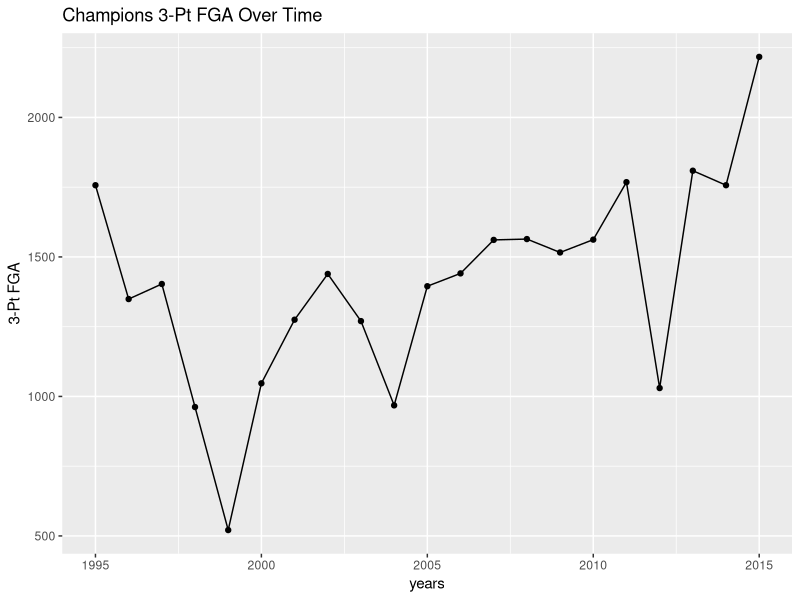
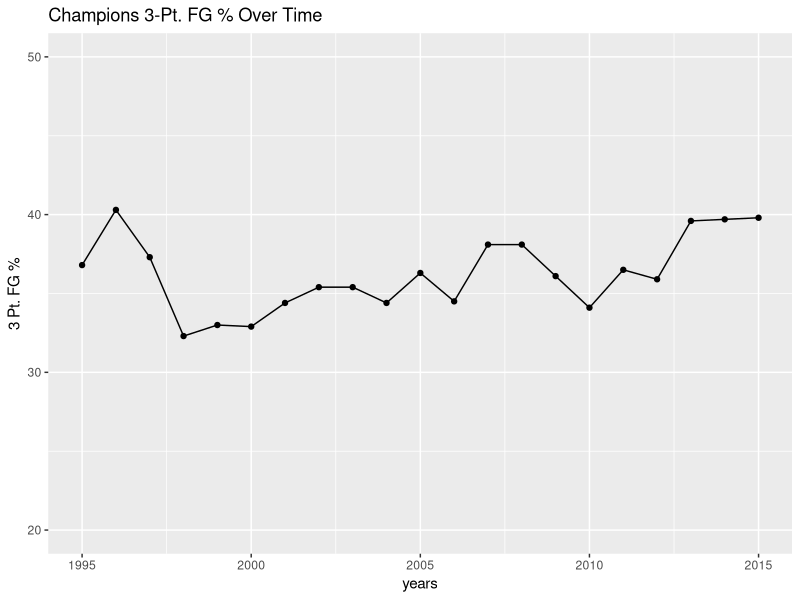
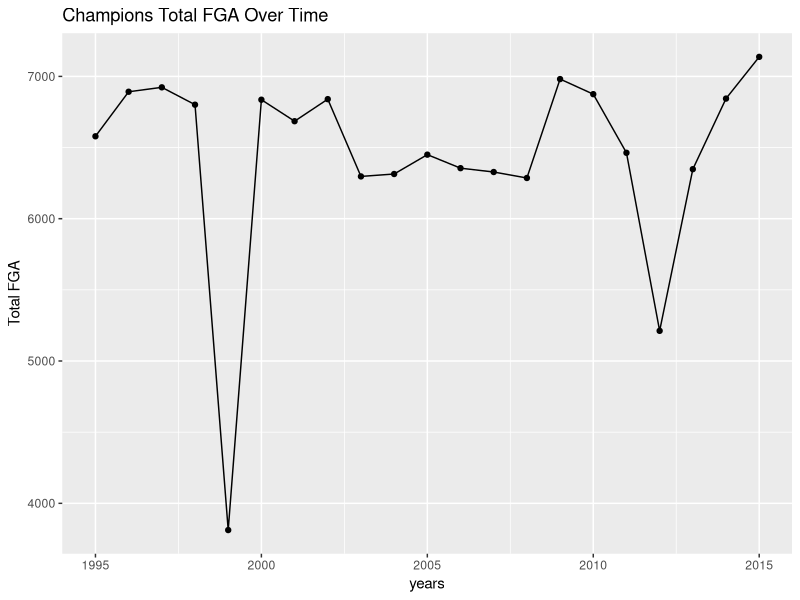
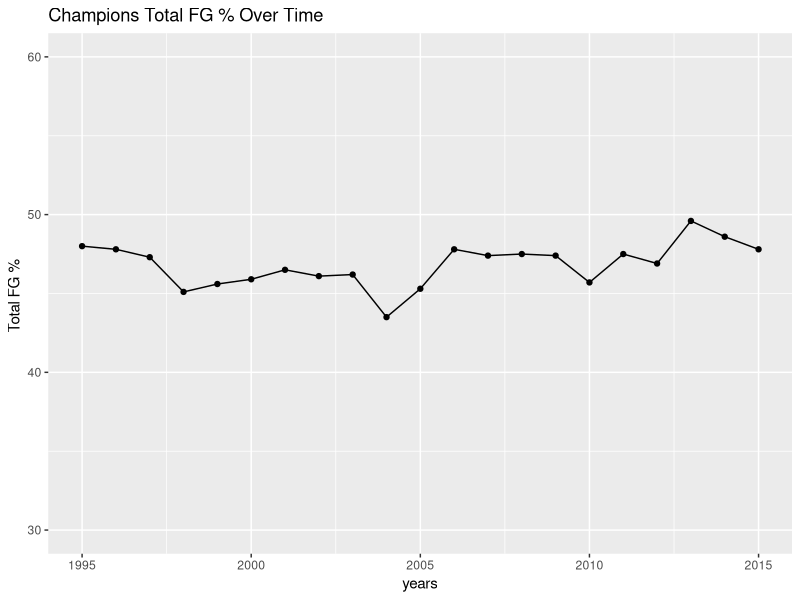
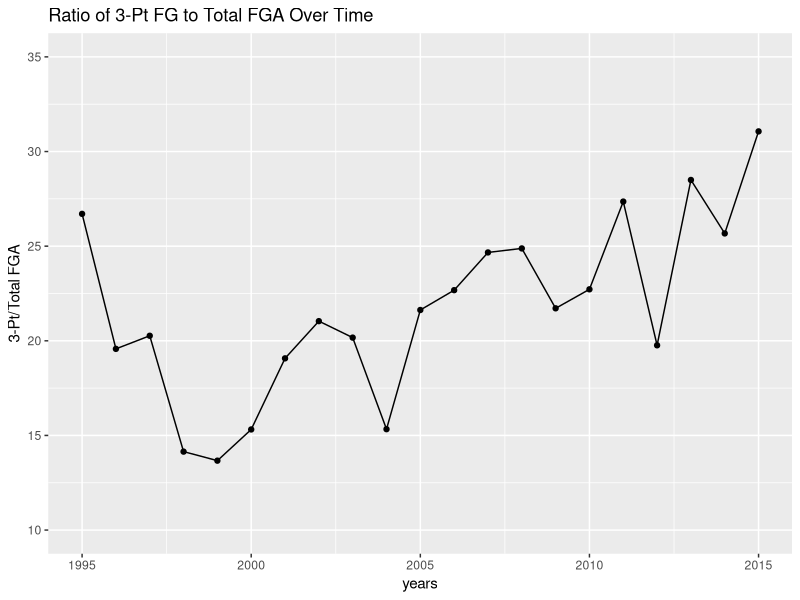
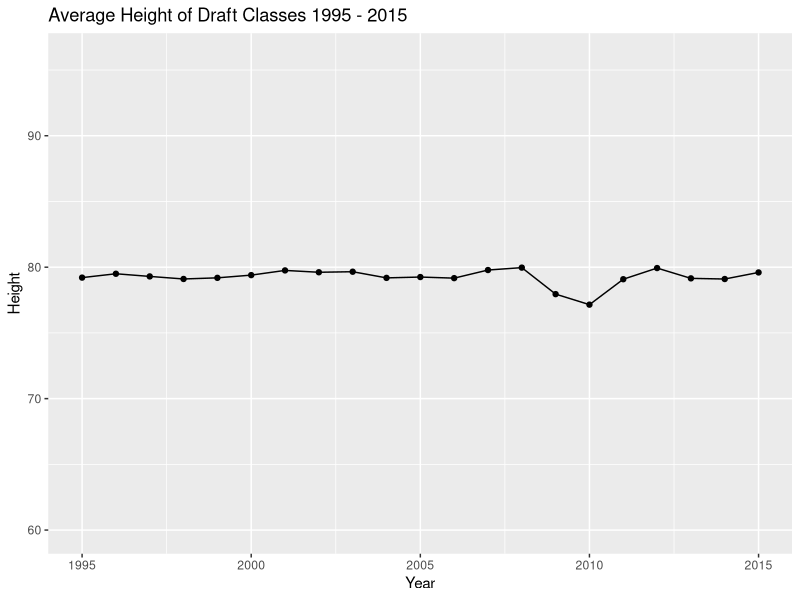
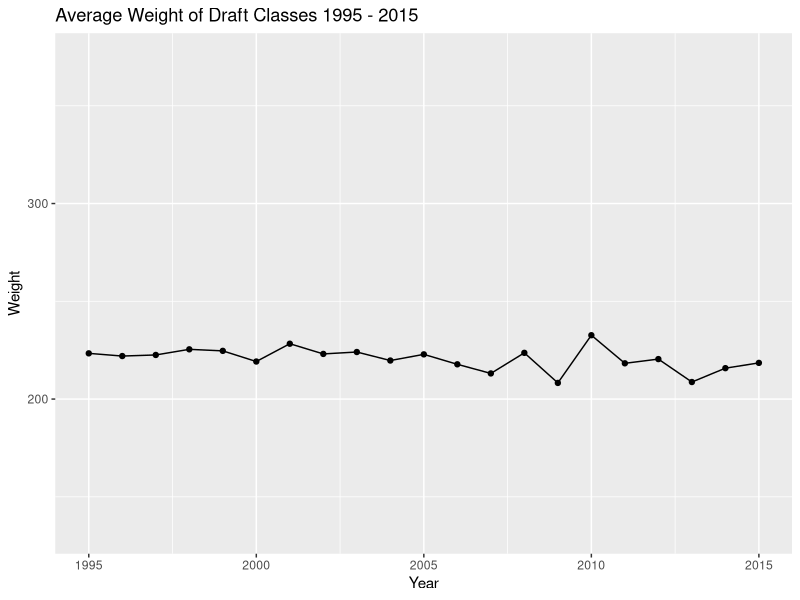
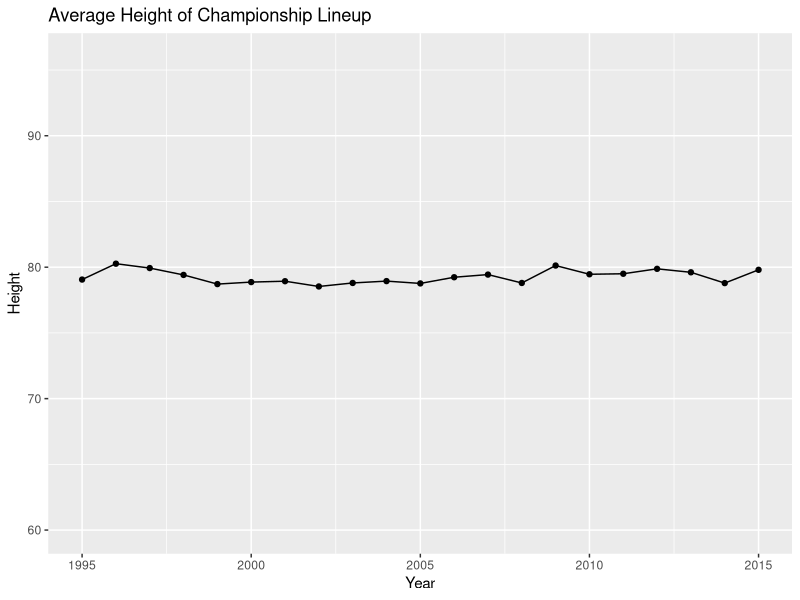

The R script that drew these images, in order:
library(ggplot2)

data <- read.csv(file = "data/champ_data.csv", header = TRUE)[-c(1)]
data$X3PP <- data$X3PP * 100
data$FGP <- data$FGP * 100
data$X3PtFGA <- data$X3PA/data$FGA * 100

# Champion 3-Pt FGA Year-to-Year
qplot(x = years, y = X3PA, data = data, geom = c("point", "line"), 
      ylab = "3-Pt FGA", main = 'Champions 3-Pt FGA Over Time')
ggsave(file = "images/3pt_fga.pdf")
ggsave(file = "images/3pt_fga.png")

# Champion 3-Pt FGP Year-to-Year
qplot(x = years, y = X3PP, data = data, geom = c("point", "line"), 
      ylim = c(20, 50), ylab = "3 Pt. FG %", 
      main = 'Champions 3-Pt. FG % Over Time')
ggsave(file = "images/3pt_percent_fga.pdf")
ggsave(file = "images/3pt_percent_fga.png")

# Champion Field Goal Attempts (FGA) Year-to-Year
qplot(x = years, y = FGA, data = data, geom = c("point", "line"),
      ylab = "Total FGA", main = 'Champions Total FGA Over Time')
ggsave(file = "images/total_fga.pdf")
ggsave(file = "images/total_fga.png")

# Champion Field Goal Percentage (FGP) Year-to-Year
qplot(x = years, y = FGP, data = data, geom = c("point", "line"), 
      ylim = c(30, 60), ylab = "Total FG % ", 
      main = 'Champions Total FG % Over Time')
ggsave(file = "images/total_percent_fga.pdf")
ggsave(file = "images/total_percent_fga.png")

# 3-Pt Field Goals as a Percentage of Total Field Goals
qplot(x = years, y = X3PtFGA, data = data, geom = c("point", "line"),
      ylim = c(10, 35), ylab = "3-Pt/Total FGA", 
      main = 'Ratio of 3-Pt FG to Total FGA Over Time')
ggsave(file = "images/3pt_total_ratio.pdf")
ggsave(file = "images/3pt_total_ratio.png")

# Average height and weight of NBA Draft Picks 
players <- read.csv(file = "data/players.csv", header = TRUE)
players_unique <- data.frame(unique(players$Year), 
                             unique(players$Average_Height), 
                             unique(players$Average_Weight))

qplot(x = unique(players$Year), y = unique(players$Average_Height), 
      data = players_unique, geom = c("point", "line"), ylab = "Height", 
      xlab = "Year", ylim = c(60, 96), 
      main = 'Average Height of Draft Classes 1995 - 2015')
ggsave(file = "images/draft_height.pdf")
ggsave(file = "images/draft_height.png")

qplot(x = unique(players$Year), y = unique(players$Average_Weight),
      data = players_unique, geom = c("point", "line"), ylab = "Weight",
      xlab = "Year", ylim = c(133, 375),
      main = "Average Weight of Draft Classes 1995 - 2015")
ggsave(file = "images/draft_weight.pdf")
ggsave(file = "images/draft_weight.png")

# Average height and weight of NBA Championship Lineups
champ <- read.csv(file = "data/roster.csv", header = TRUE)
champ$Average_Height[champ$Year == 2003] <- 78.8001
champ_unique <- data.frame(unique(champ$Year), unique(champ$Average_Height), 
                           unique(champ$Average_Weight))

qplot(x = unique(champ$Year), y = unique(champ$Average_Height),
      data = champ_unique, geom = c("point", "line"), ylab = "Height", 
      xlab = "Year", main = "Average Height of Championship Lineup",
      ylim = c(60, 96))
ggsave(file = "images/champ_height.pdf")
ggsave(file = "images/champ_height.png")

qplot(x = unique(champ$Year), y = unique(champ$Average_Weight),
      data = champ_unique, geom = c("point", "line"), ylab = "Weight",
      xlab = "Year", main = "Average Weight of Championship Lineup", 
      ylim = c(133, 375))
ggsave(file = "images/champ_weight.pdf")
ggsave(file = "images/champ_weight.png")

## ---- Visualization ----

# Champion 3-Pt FGA Year-to-Year
qplot(x = years, y = X3PA, data = data, geom = c("point", "line"), 
      ylab = "3-Pt FGA", main = 'Champions 3-Pt FGA Over Time')

# Champion 3-Pt FGP Year-to-Year
qplot(x = years, y = X3PP, data = data, geom = c("point", "line"), 
      ylim = c(20, 50), ylab = "3 Pt. FG %", 
      main = 'Champions 3-Pt. FG % Over Time')

# Champion Field Goal Attempts (FGA) Year-to-Year
qplot(x = years, y = FGA, data = data, geom = c("point", "line"),
      ylab = "Total FGA", main = 'Champions Total FGA Over Time')

# Champion Field Goal Percentage (FGP) Year-to-Year
qplot(x = years, y = FGP, data = data, geom = c("point", "line"), 
      ylim = c(30, 60), ylab = "Total FG % ", 
      main = 'Champions Total FG % Over Time')

# 3-Pt Field Goals as a Percentage of Total Field Goals
qplot(x = years, y = X3PtFGA, data = data, geom = c("point", "line"),
      ylim = c(10, 35), ylab = "3-Pt/Total FGA", 
      main = 'Ratio of 3-Pt FG to Total FGA Over Time')

# Average height and weight of NBA Draft Picks
qplot(x = unique(players$Year), y = unique(players$Average_Height), 
      data = players_unique, geom = c("point", "line"), ylab = "Height", 
      xlab = "Year", ylim = c(60, 96), 
      main = 'Average Height of Draft Classes 1995 - 2015')

qplot(x = unique(players$Year), y = unique(players$Average_Weight),
      data = players_unique, geom = c("point", "line"), ylab = "Weight",
      xlab = "Year", ylim = c(133, 375),
      main = "Average Weight of Draft Classes 1995 - 2015")

# Average height and weight of NBA Championship Lineups
qplot(x = unique(champ$Year), y = unique(champ$Average_Height),
      data = champ_unique, geom = c("point", "line"), ylab = "Height", 
      xlab = "Year", main = "Average Height of Championship Lineup",
      ylim = c(60, 96))

qplot(x = unique(champ$Year), y = unique(champ$Average_Weight),
      data = champ_unique, geom = c("point", "line"), ylab = "Weight",
      xlab = "Year", main = "Average Weight of Championship Lineup", 
      ylim = c(133, 375))
